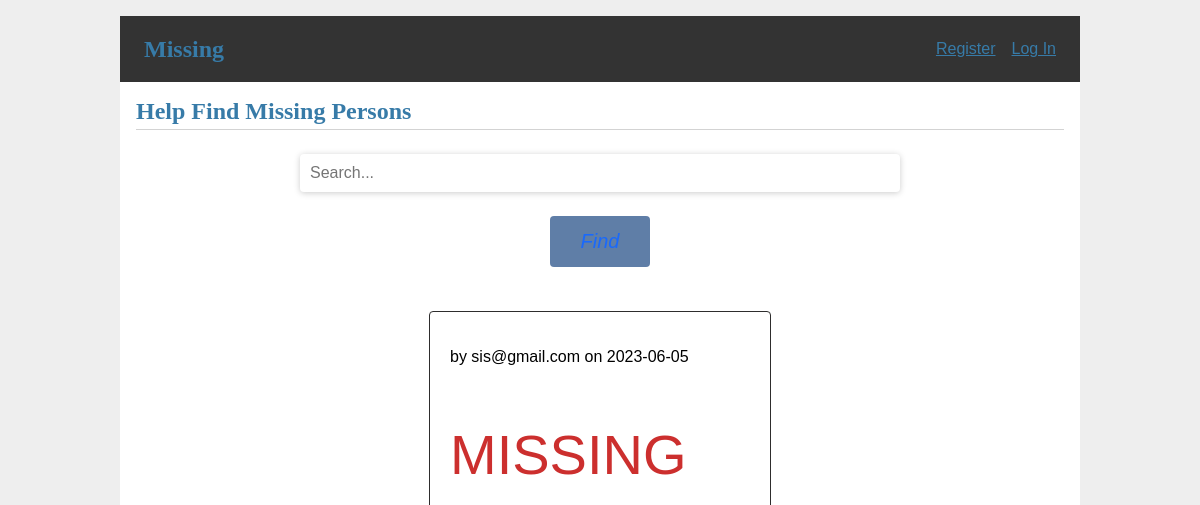
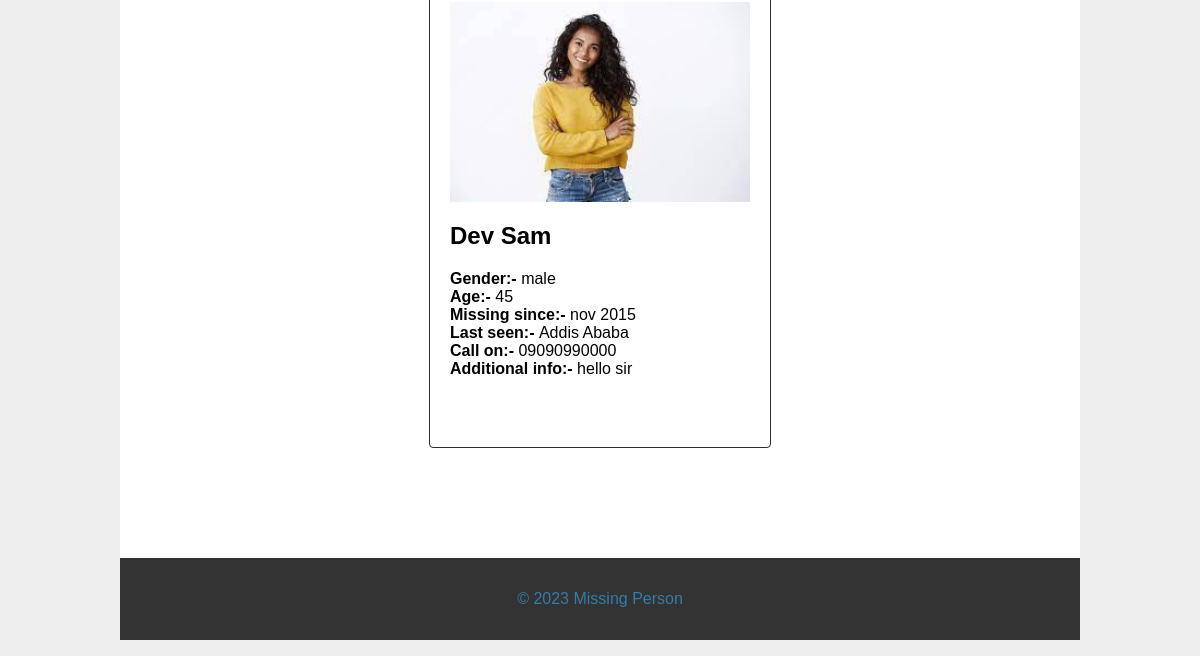
Before: / with the older database file (2 pictures, top to bottom).
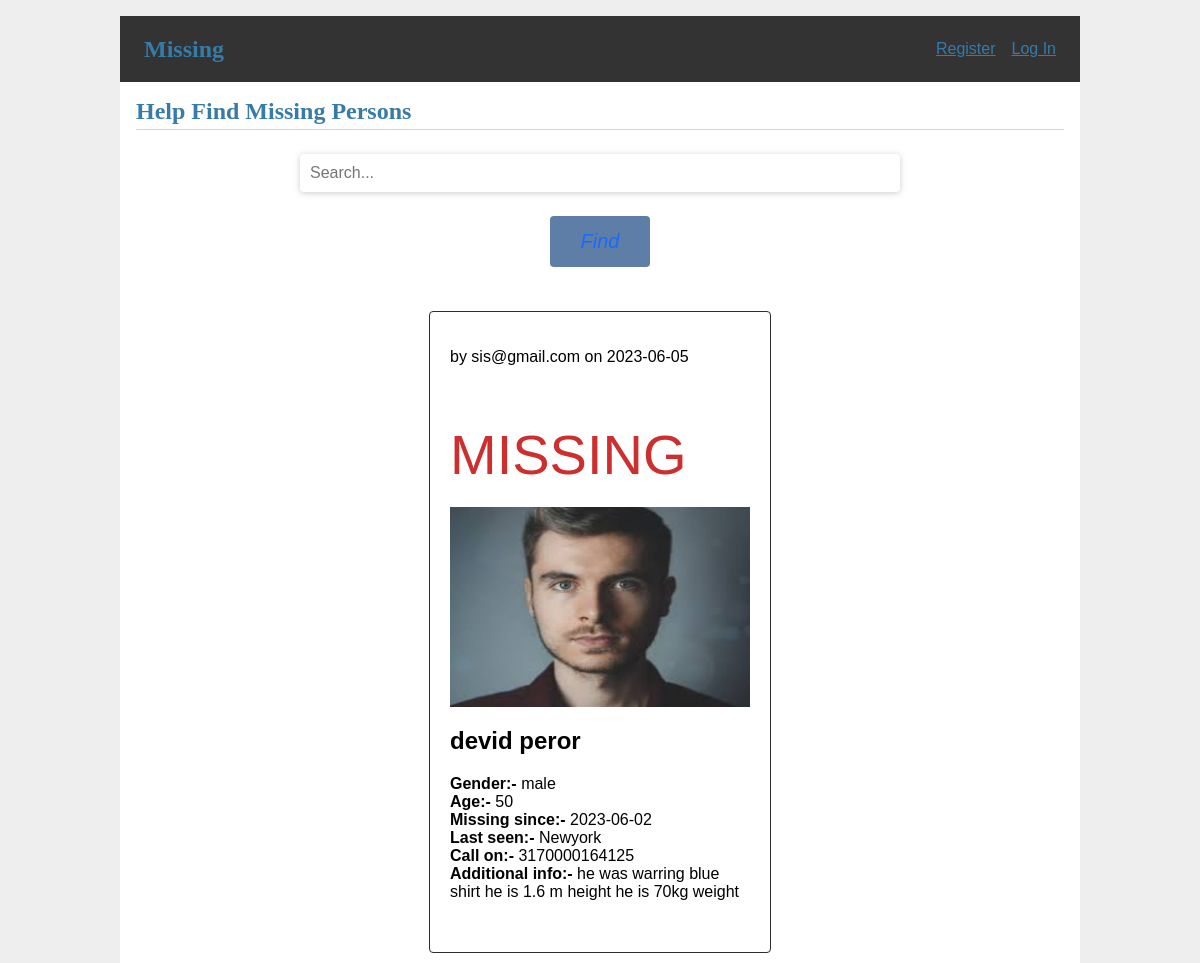
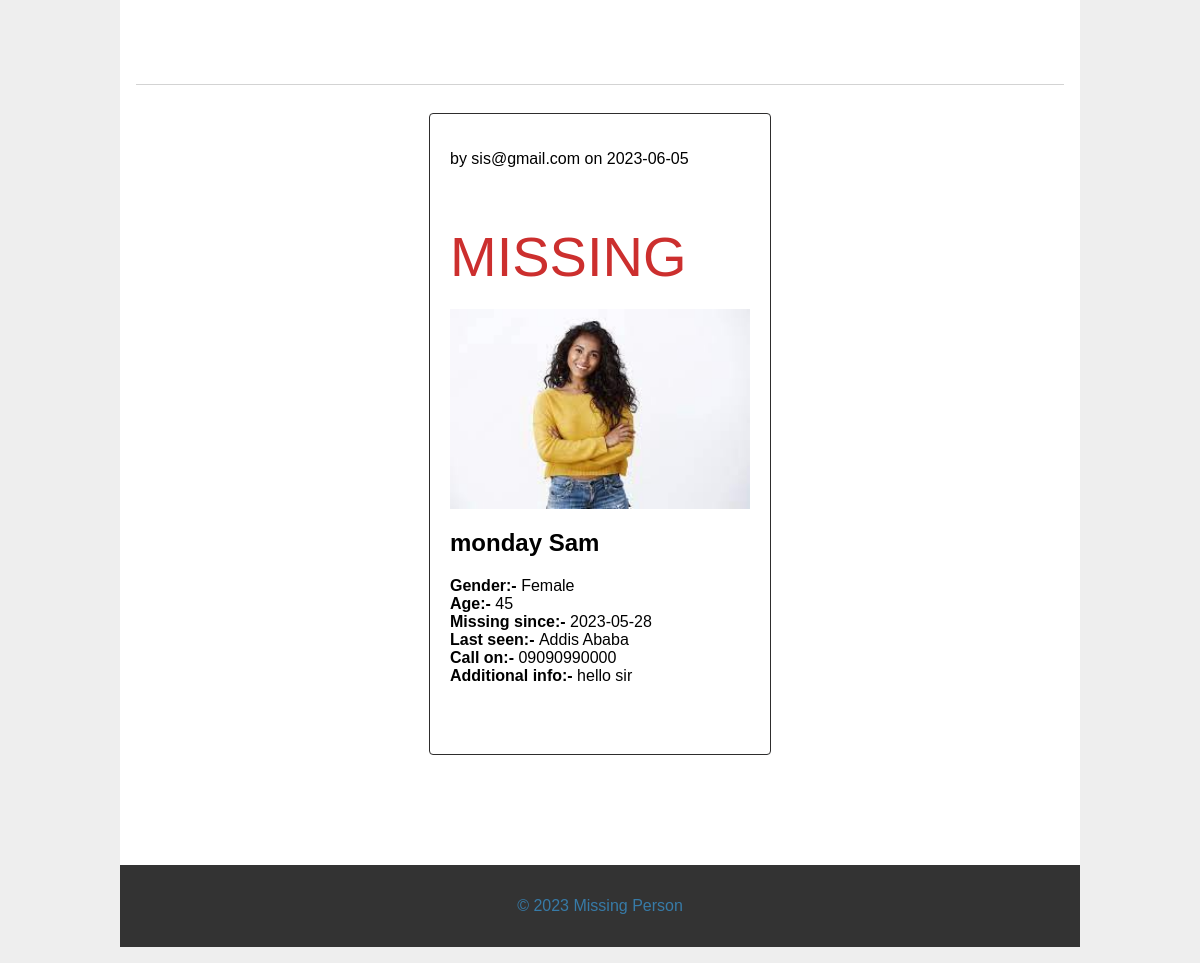
After: the same page with the newer database file (2 pictures, top to bottom).
### tables this page shows
CREATE TABLE post (
  id INTEGER PRIMARY KEY AUTOINCREMENT,
  finder_id INTEGER NOT NULL,
  created TIMESTAMP NOT NULL DEFAULT CURRENT_TIMESTAMP,
  missed_name TEXT NOT NULL,
  since TEXT NOT Null,
  missing_from TEXT NOT NULL,
  gender TEXT NOT NULL,
  age TEXT NOT NULL,
  call_on TEXT NOT NULL,
  addtional_info TEXT NOT NULL,
  photo_url TEXT NOT NULL,
  FOREIGN KEY (finder_id) REFERENCES user (id)
);

CREATE TABLE user (
  id INTEGER PRIMARY KEY AUTOINCREMENT,
  finder_name TEXT NOT NULL,
  phone TEXT NOT NULL,
  finder_location TEXT NOT NULL,
  email TEXT UNIQUE NOT NULL,
  password TEXT NOT NULL
);

### missing/blog.py (the view)
@bp.route('/')
def index():
    db = get_db()
    posts = db.execute(
        'SELECT p.id, missed_name, since, missing_from, gender, age, call_on, addtional_info, photo_url, created, finder_id, email'
        ' FROM post p JOIN user u ON p.finder_id = u.id'
        ' ORDER BY created DESC'
    ).fetchall()
    return render_template('blog/index.html', posts=posts)

### missing/auth.py (called while the page is built)
@bp.before_app_request
def load_logged_in_user():
    user_id = session.get('user_id')
    if user_id is None:
        g.user = None
    else:
        g.user = get_db().execute(
            'SELECT * FROM user WHERE id = ?', (user_id,)
        ).fetchone()

### missing/db.py (called while the page is built)
def get_db():
    if 'db' not in g:
        g.db = sqlite3.connect(
            current_app.config['DATABASE'],
            detect_types=sqlite3.PARSE_DECLTYPES
        )
        g.db.row_factory = sqlite3.Row
    return g.db

### missing/templates/blog/index.html (shortened to what this page needs)
{% extends 'base.html' %}
{% block header %}
  <h1>{% block title %}Help Find Missing Persons{% endblock %}</h1>
{% endblock %}
{% block content %}
<div>
  <form class="search-container" action="{{ url_for('blog.search') }}" method="POST">
    <input type="text" placeholder="Search..." name="query" class="search-input">
    <button type="submit" class="search-button"><i class="fa fa-search">Find</i></button>
  </form>
</div>
{% for post in posts %}
  <div class="row-container">
      <article class="post">
          <p class="about">by {{ post['email'] }} on {{ post['created'].strftime('%Y-%m-%d') }}</p>
              <p class="miss">MISSING</p>
          {% if post['photo_url'] %}
            <img src="{{ url_for('static', filename='uploads/' + post['photo_url']) }}" alt="{{ post['missed_name'] }} photo">
          {% endif %}
          <h2>{{ post['missed_name'] }}</h2>
          <ul>
            <li><strong>Gender:- </strong>{{ post['gender'] }}</li>
            <li><strong>Age:- </strong>{{ post['age'] }}</li>
            <li><strong>Missing since:- </strong>{{ post['since'] }}</li>
            <li><strong>Last seen:- </strong>{{ post['missing_from'] }}</li>
            <li><strong>Call on:- </strong>{{ post['call_on'] }}</li>
            <li><strong>Additional info:- </strong>{{ post['addtional_info']}}</li>
          </ul>
      </article>
    </div>
    {% if not loop.last %}
      <hr>
    {% endif %}
  {% endfor %}
{% endblock %}

### missing/templates/base.html (shortened to what this page needs)
<!doctype html>
<link rel="stylesheet" href="{{ url_for('static', filename='css/style.css') }}">
<nav>
  <h1><a href="{{ url_for('index') }}">Missing</a></h1>
  <ul>
    {% if g.user %}
      <li><span>{{ g.user['email'] }}</span>
      <li><a href="{{ url_for('auth.logout') }}">Log Out</a>
    {% else %}
      <li><a href="{{ url_for('auth.register') }}">Register</a>
      <li><a href="{{ url_for('auth.login') }}">Log In</a>
    {% endif %}
  </ul>
</nav>
<section class="content">
  <header>
    {% block header %}{% endblock %}
  </header>
  {% block content %}{% endblock %}
</section>
<footer>
  <p>&copy; 2023 Missing Person</p>
</footer>

### missing/static/css/style.css (style rules this page uses)
a { color: #377ba8; }
hr { border: none; border-top: 1px solid lightgray; }
nav h1 { flex: auto; margin: 0; }
nav h1 a { text-decoration: none; padding: 0.25rem 0.5rem; }
nav ul { display: flex; list-style: none; margin: 0; padding: 0; }
.content { padding: 0 1rem 1rem; }
.content > header { border-bottom: 1px solid lightgray; display: flex; align-items: flex-end; }
.content > header h1 { flex: auto; margin: 1rem 0 0.25rem 0; }
.content form { margin: 1em 0; display: flex; flex-direction: column; }
.content input, .content textarea { margin-bottom: 1em; }
.miss { color: #cc2f2e; font-size: 350%; text-align: center; }
ul { list-style: none; padding: 0; }
.miss { display: flex; justify-content: space-between; margin-bottom: 20px; }
article { border: 1px solid #2e2d2d; border-radius: 4px; margin: 20px; padding: 20px; width: 300px; height: 600px; }
nav { background-color: #333; color: #377ba8; padding: 1rem; display: flex; align-items: center; }
nav ul li a, nav ul li span, header .action { display: block; padding: 0.5rem; }
h1 { font-family: serif; color: #377ba8; margin: 1rem 0; }
img { display: block; width: 300px; height: 200px; margin: 1rem auto; }
.row-container { display: flex; flex-direction: row; flex-wrap: wrap; justify-content: center; margin-bottom: 8%; }
footer { background-color: #333; color:#377ba8; padding: 1rem; text-align: center; position: relative; }
.search-container { display: flex; align-items: center; margin-top: 10px; margin-bottom: 10px; }
.search-input { padding: 10px; border: none; border-radius: 4px; box-shadow: 0px 1px 6px #ccc; font-size: 16px; flex: 1; width: 600px; }
.search-button { background-color: #b4cbd1; border: none; color: #000000; cursor: pointer; padding: 10px 16px; font-size: 20px; border-radius: 4px; margin-left: -4px; width: 100px; }
input { width: 100%; padding: 12px 20px; margin: 8px 0; box-sizing: border-box; border: 2px solid #ccc; border-radius: 4px; }
button[type="submit"] { background-color: #5f7ea7; color: rgb(25, 105, 252); padding: 14px 20px; margin: 8px 0; border: none; border-radius: 4px; cursor: pointer; }

Changed rows visible on the page:
added post: email "sis@gmail.com", created "2023-06-05", photo_url (picture), missed_name "devid peror", gender "male", age "50", since "2023-06-02", missing_from "Newyork", call_on "3170000164125", addtional_info "he was warring blue shirt he is 1.6 m height he is 70kg weight"
changed post "Addis Ababa": missed_name "Dev Sam" → "monday Sam"; gender "male" → "Female"; since "nov 2015" → "2023-05-28"
